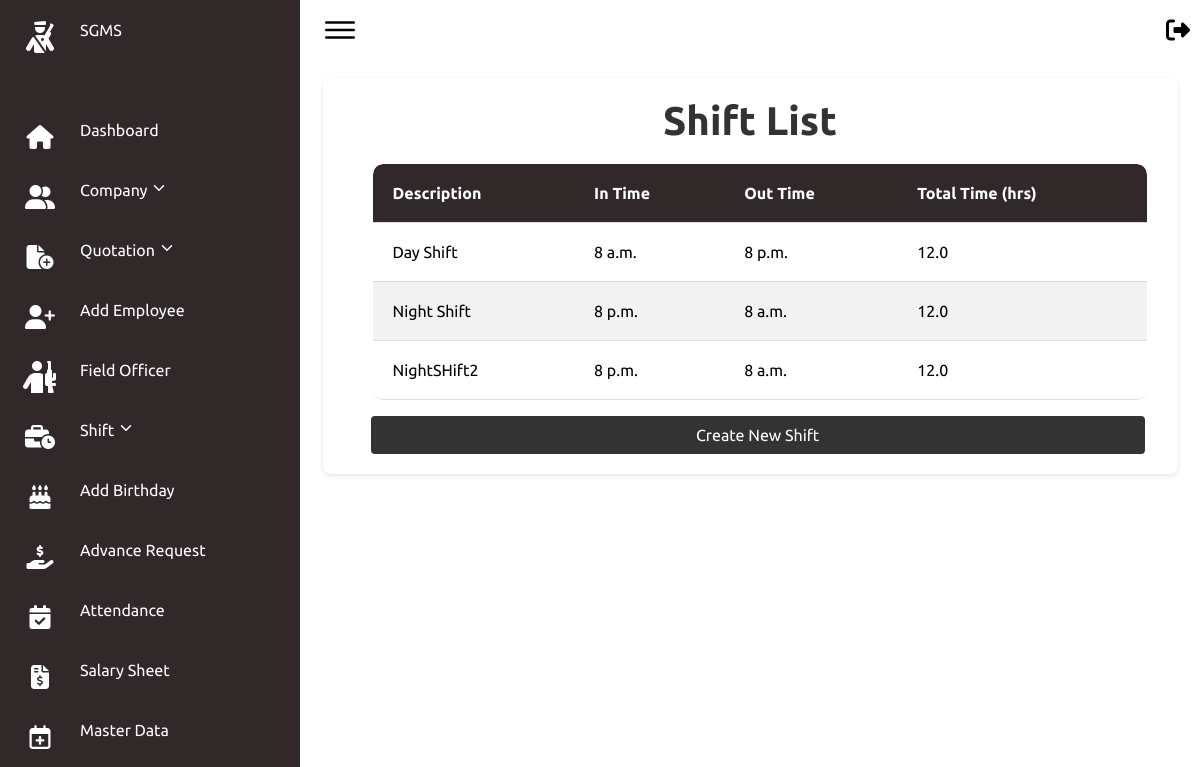
The app's page /admin_shifts/ with its own data.
### secman/models.py (models this page shows, shortened)
class ShiftTime(models.Model):
    intime = models.TimeField()
    outtime = models.TimeField()
    description = models.CharField(max_length=255)
    shift_total_time = models.FloatField(editable=False)  # Store the total time in hours

### secman/admin_views.py (the view)
# urls.py: path('admin_shifts/', admin_views.admin_shift_list, name='admin_shift_list'),
def admin_shift_list(request):
    shifts = ShiftTime.objects.all()  # Fetch all ShiftTime records
    return render(request, 'admin/admin_shift_list.html', {'shifts': shifts})

### secman/templates/admin/admin_shift_list.html (shortened to what this page needs)
{% extends 'admin/basead.html' %}
{% block content %}
<body>
    <div class="card">
        <h1>Shift List</h1>
        <table>
            <thead>
                <tr>
                    <th>Description</th>
                    <th>In Time</th>
                    <th>Out Time</th>
                    <th>Total Time (hrs)</th>
                </tr>
            </thead>
            <tbody>
                {% for shift in shifts %}
                <tr>
                    <td>{{ shift.description }}</td>
                    <td>{{ shift.intime }}</td>
                    <td>{{ shift.outtime }}</td>
                    <td>{{ shift.shift_total_time }}</td>
                </tr>
                {% endfor %}
            </tbody>
        </table>
        <a href="{% url 'admin_addshift' %}" class="btn-create-shift">Create New Shift</a>
    </div>
</body>
{% endblock %}

### secman/static/css/style.css (style rules this page uses)
* { font-family: "Ubuntu", sans-serif; margin: 0; padding: 0; box-sizing: border-box; }
:root { --blue: #2a2185; --white: #fff; --gray: #f5f5f5; --black1: #222; --black2: #999; }
body { min-height: 100vh; overflow-x: hidden; }

### secman/templates/admin/basead.html (style rules this page uses)
* { font-family: "Ubuntu", sans-serif; margin: 0; padding: 0; box-sizing: border-box; }
:root { --blue: #312929; --white: #fff; --gray: #f5f5f5; --black1: #222; --black2: #999; }
body { min-height: 100vh; overflow-x: hidden; }

### secman/templates/admin/admin_shift_list.html (style rules this page uses)
h1 { text-align: center; color: #333333; font-size: 2.5em; margin-bottom: 20px; animation: slideIn 1s ease-in-out; }
.card { width: 95%; margin: 2% auto; padding: 20px; background: #fff; border-radius: 8px; box-shadow: 0 2px 5px rgba(0, 0, 0, 0.1); animation: fadeIn 1s ease-in; }
table { width: 95%; margin-left: 30px; border-collapse: separate; border-spacing: 0; margin-top: 20px; animation: grow 1s ease-in-out; border-radius: 10px; overflow: hidden; }
th, td { padding: 20px; text-align: left; border-bottom: 1px solid #dddddd; }
th { background-color: #312929; color: #ffffff; }
tr:nth-child(even) { background-color: #f2f2f2; }
td { position: relative; }
td:before { content: ''; position: absolute; left: 0; bottom: 0; height: 2px; width: 0; background-color: #000000; }
th:first-child { border-top-left-radius: 10px; }
th:last-child { border-top-right-radius: 10px; }
tr:last-child td:first-child { border-bottom-left-radius: 10px; }
tr:last-child td:last-child { border-bottom-right-radius: 10px; }
.btn-create-shift { display: block; width: 95%; margin-top: 2%; margin-left: 28px; padding: 10px; background-color: #333333; border: none; border-radius: 4px; color: white; font-size: 16px; text-align: center; cursor: pointer; text-decoration: none; transition: background-color 0.3s ease, transform 0.3s ease; }

### records on screen
ShiftTime: description "Day Shift", intime "8 a.m.", outtime "8 p.m.", shift_total_time "12.0"
ShiftTime: description "Night Shift", intime "8 p.m.", outtime "8 a.m.", shift_total_time "12.0"
ShiftTime: description "NightSHift2", intime "8 p.m.", outtime "8 a.m.", shift_total_time "12.0"
